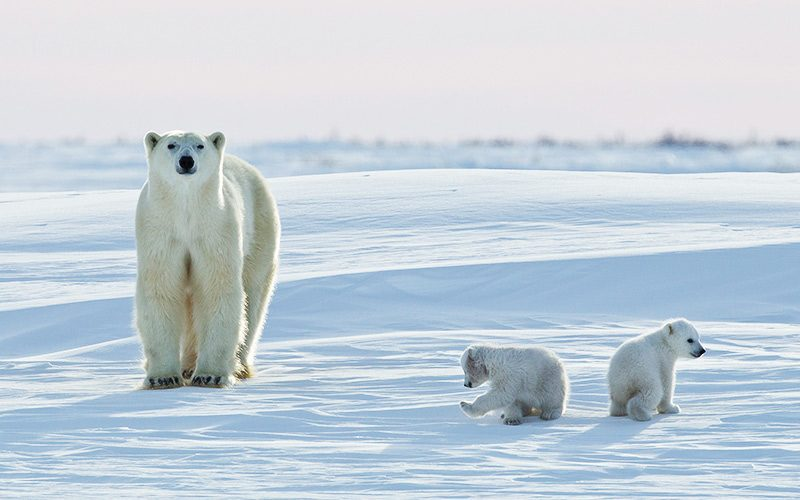
#> input picture Image Processing/Assignment 32/input/Bear.jpg, 800 x 500 px, found by its file name
$ python main.py
#> lines starting #> are read from the running program, lines starting #| are printed output that depends on the picture
import cv2
import numpy as np


image = cv2.imread("input\Bear.jpg")
#> image is the input picture: shape (500, 800, 3); mean B, G, R 218.2, 208.2, 196.1
# sharpening filer
# kernel = np.array([[0,-1,0],
#                    [-1,5,-1],
#                    [0,-1,0]])

#emboss filter
# kernel = np.array([[-2,-1,0],
#                    [-1,1,1],
#                    [0,1,2]])

#edge detection filter
# kernel = np.array([[-1,0,1],
#                    [-2,0,2],
#                    [-1,0,1]])

# kernel = np.ones((3,3)) /9
# result=cv2.filter2D(image,-1,kernel)

result = cv2.blur(image,[15,15])
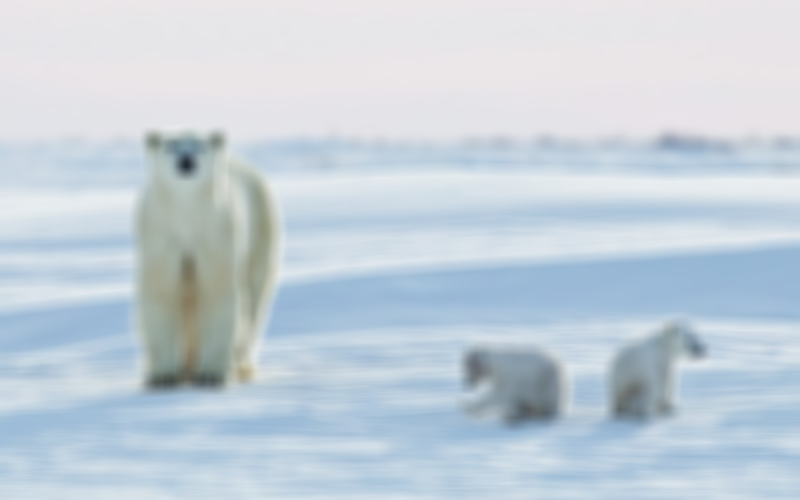
#> result: shape (500, 800, 3); mean B, G, R 218.2, 208.2, 196.1
cv2.imwrite("output/result5.jpg",result)

$ run again, with Image Processing/Assignment 32/input/House.png saved as Image Processing/Assignment 32/input/Bear.jpg
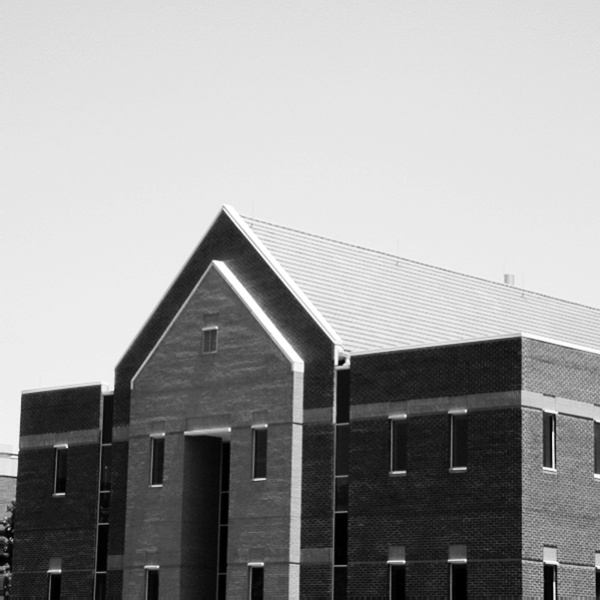
#> input picture Image Processing/Assignment 32/input/House.png, 600 x 600 px, found by its file name
#> image is the input picture: shape (600, 600, 3); min 0, max 255, mean 155.8
#> `result = cv2.blur(image,[15,15])`:
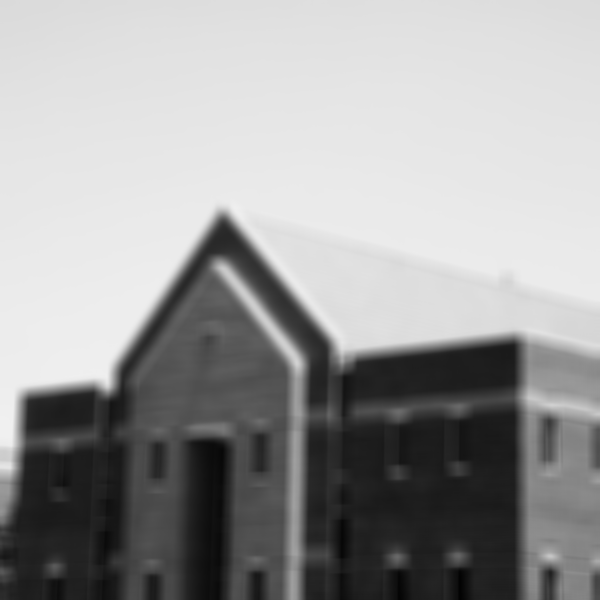
#> result: shape (600, 600, 3); min 2, max 240, mean 155.8
